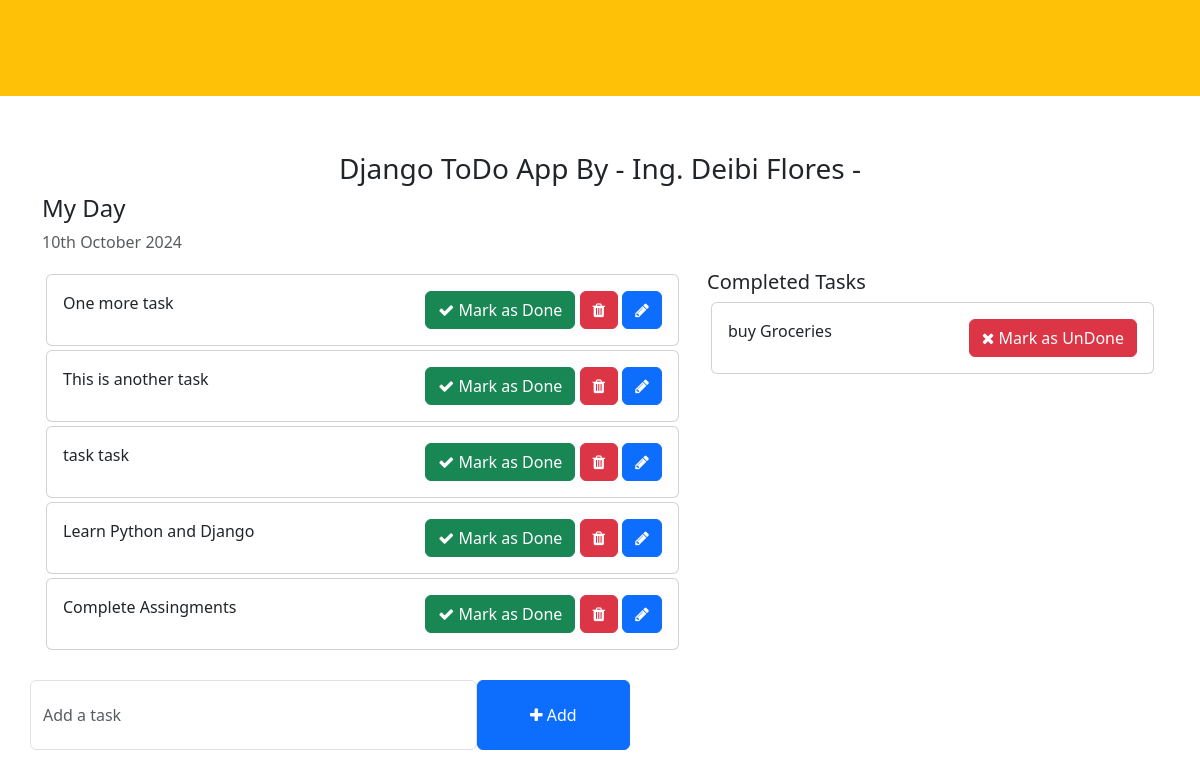
/, run on an earlier commit of the app's database.
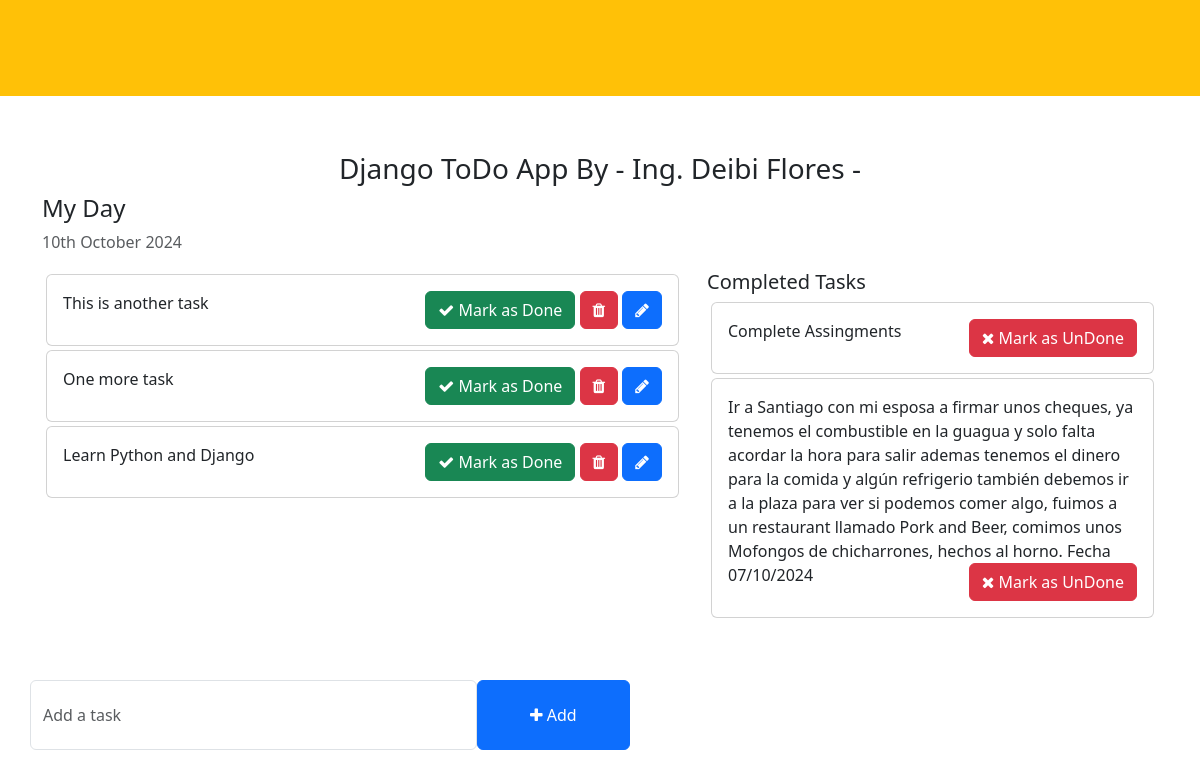
And on a later commit of the database.
### todo/models.py (models this page shows, shortened)
class Task(models.Model):
    task =models.CharField(max_length=250)
    is_completed = models.BooleanField(default=False)
    created_at = models.DateTimeField(auto_now_add=True)
    updated_at = models.DateTimeField(auto_now=True)

### todo_main/views.py (the view)
# urls.py: 2. Add a URL to urlpatterns:  path('', views.home, name='home')
def home(request):
    tasks = Task.objects.filter(is_completed=False).order_by('-updated_at')
    completed_task = Task.objects.filter(is_completed = True)
    context = {
        'tasks': tasks,
        'completed_task': completed_task,
    }
    return render(request, 'home.html',context)

### templates/home.html (shortened to what this page needs)
<!DOCTYPE html>
<html lang="en">
<head>
    <link href="https://cdn.jsdelivr.net/npm/bootstrap@5.3.0-alpha1/dist/css/bootstrap.min.css" rel="stylesheet">
    <link rel="stylesheet" href="https://cdnjs.cloudflare.com/ajax/libs/font-awesome/4.7.0/css/font-awesome.min.css">
</head>
<body>
    <div class="p-5 mb-2 bg-warning text-dark"></div>
    <div class="container">
        <h3 class="pt-5 text-center">Django ToDo App By - Ing. Deibi Flores -  </h3>
        <div class="row">
            <h4>My Day</h4>
            <p class="text-muted">{% now "jS F Y" %}</p>
            <div class="col-md-7 col-lg-7" style="height: 450px; overflow: scroll;">
                {% for task in tasks %}
                <div class="card m-1">
                    <div class="card-body">
                        {{task.task}}
                        <span style="position: relative; float: right;">
                            <a href="{% url 'mark_as_done' task.pk %}" class="btn btn-success"><i class="fa fa-check"></i> Mark as Done</a>
                            <a href="{% url 'delete_task' task.pk %}" class="btn btn-danger"><i class="fa fa-trash"></i></a>
                            <a href="{% url 'edit_task'  task.pk %}" class="btn btn-primary"><i class="fa fa-pencil"></i></a>
                        </span>
                    </div>
                </div>
               {% endfor %}
            </div>
            <div class="col-md-5 col-lg-5">
                <h5>Completed Tasks</h5>
                {%for task in completed_task %}
                <div class="card m-1">
                    <div class="card-body">
                        {{task.task}}
                        <span style="position: relative; float: right;">
                            <a href="{% url 'mark_as_undone' task.pk %}" class="btn btn-danger"><i class="fa fa-times"></i> Mark as UnDone</a>
                        </span>
                    </div>
                </div>
                {% endfor %}
            </div>
        </div>
        <div class="row">
            <div class="col-md-6 col-lg-6 p-0" style="position: absolute; bottom: 50px;">
                <form action="{% url 'addTask' %}" method="POST">
                    <div class="form-group">
                        <span style="display: flex;">
                            <input type="text" name="task" class="form-control" placeholder="Add a task">
                            <button type= "submit" class= " btn btn-primary" style="width: 200px;"><i class="fa fa-plus"></i> Add</button>
                        </span>
                    </div>
                </form>
            </div>
        </div>
    </div>
</body>
</html>

What changed in the data, as far as the page shows it:
removed Task: task "task task", shown under "My Day"
removed Task: task "buy Groceries", shown under "Completed Tasks"
changed Task "This is another task": moves up the list
changed Task "Complete Assingments": moves from the list under "My Day" to the list under "Completed Tasks"
added Task: task "Ir a Santiago con mi esposa a firmar unos cheques, ya tenemos el combustible en la guagua y solo falta acordar la hora para salir ademas tenemos el dinero para la comida y algún refrigerio también debemos ir a la plaza para ver si podemos comer algo, fuimos a un restaurant llamado Pork and Beer, comimos unos Mofongos de chicharrones, hechos al horno. Fecha 07/10/2024", shown under "Completed Tasks"
